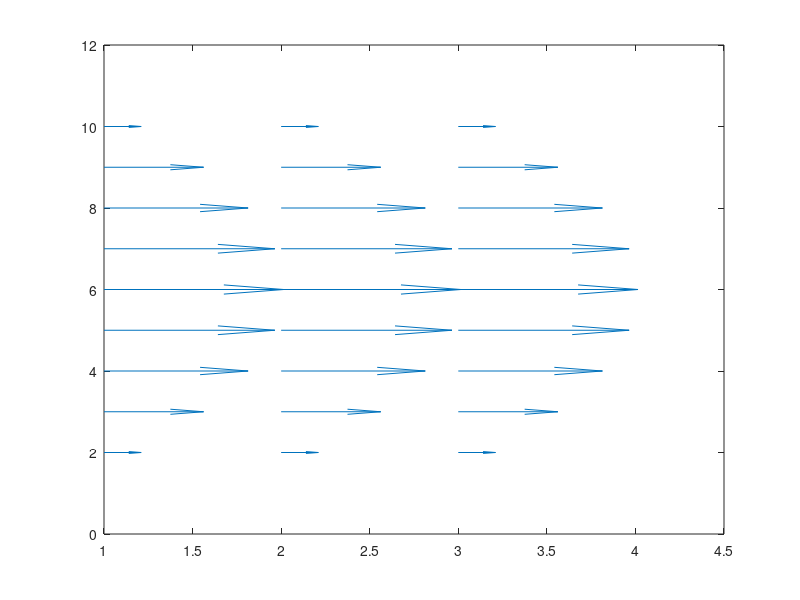
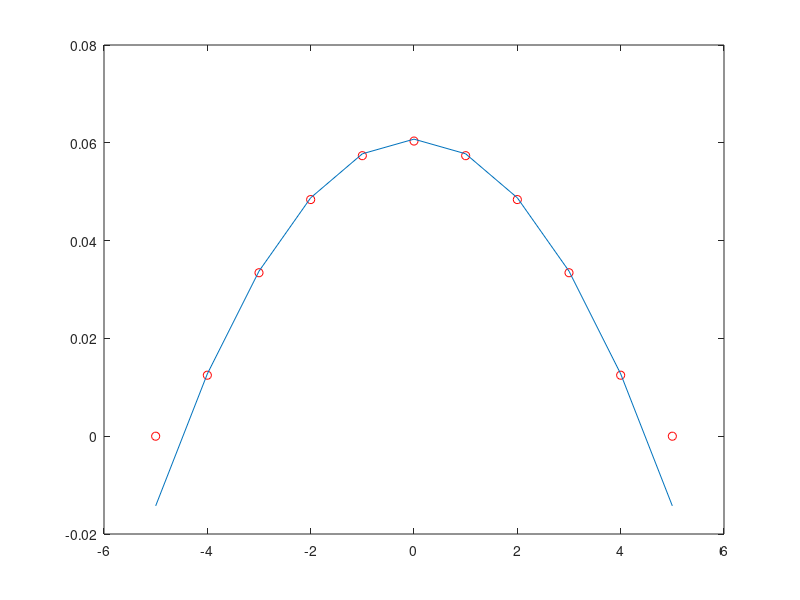

Reproduce these figures in MATLAB, in order.

close('all');clear('all')

display('initialize')

LY=11
LX=3
tau = 1
g=0.001

%set solid nodes at walls on top and bottom
is_solid_node=zeros(LY,LX);
for i=1:LX
    is_solid_node(1,i)=1;
    is_solid_node(LY,i)=1;
end

display('solid nodes')
is_solid_node

%define initial density and fs
rho=ones(LY,LX);

f(:,:,1) = (4./9. )*rho;
f(:,:,2) = (1./9. )*rho;
f(:,:,3) = (1./9. )*rho;
f(:,:,4) = (1./9. )*rho;
f(:,:,5) = (1./9. )*rho;
f(:,:,6) = (1./36.)*rho;
f(:,:,7) = (1./36.)*rho;
f(:,:,8) = (1./36.)*rho;
f(:,:,9) = (1./36.)*rho;

display('intitial f')

f;

%define lattice velocity vectors

ex(0+1)= 0; ey(0+1)= 0;
ex(1+1)= 1; ey(1+1)= 0;
ex(2+1)= 0; ey(2+1)= 1;
ex(3+1)=-1; ey(3+1)= 0;
ex(4+1)= 0; ey(4+1)=-1;
ex(5+1)= 1; ey(5+1)= 1;
ex(6+1)=-1; ey(6+1)= 1;
ex(7+1)=-1; ey(7+1)=-1;
ex(8+1)= 1; ey(8+1)=-1;


for ts=1:300 %Time loop
    
    ts
    
    % Computing macroscopic density, rho, and velocity, u=(ux,uy).
    for j=1:LY 
        
        for i=1:LX
            
            u_x(j,i) = 0.0;
            u_y(j,i) = 0.0;
            rho(j,i) = 0.0;
            
            if ~is_solid_node(j,i)
                
                for a=0:8
                    
                    rho(j,i) = rho(j,i) + f(j,i,a+1);
                                       
                    u_x(j,i) = u_x(j,i) + ex(a+1)*f(j,i,a+1);
                    u_y(j,i) = u_y(j,i) + ey(a+1)*f(j,i,a+1);
                    
                end
                
                u_x(j,i) = u_x(j,i)/rho(j,i);
                u_y(j,i) = u_y(j,i)/rho(j,i);
                
            end
            
            %add space matricies for plotting
            x(j,i)=i;
            y(j,i)=j;
            
        end
    end
    
       
    % Compute the equilibrium distribution function, feq.
    f1=3.;
    f2=9./2.;
    f3=3./2.;
    
    for j=1:LY
        
        for i=1:LX
            
            if ~is_solid_node(j,i)
                
                rt0 = (4./9. )*rho(j,i);
                rt1 = (1./9. )*rho(j,i);
                rt2 = (1./36.)*rho(j,i);
                ueqxij =  u_x(j,i)+tau*g; %add forcing
                ueqyij =  u_y(j,i);
                uxsq   =  ueqxij * ueqxij;%changes from book here! See Book's Errata.
                uysq   =  ueqyij * ueqyij;
                uxuy5  =  ueqxij +  ueqyij;
                uxuy6  = -ueqxij +  ueqyij;
                uxuy7  = -ueqxij + -ueqyij;
                uxuy8  =  ueqxij + -ueqyij;
                usq    =  uxsq + uysq;
                
                feq(j,i,0+1) = rt0*( 1.                              - f3*usq);
                feq(j,i,1+1) = rt1*( 1. + f1*ueqxij + f2*uxsq        - f3*usq);
                feq(j,i,2+1) = rt1*( 1. + f1*ueqyij + f2*uysq        - f3*usq);
                feq(j,i,3+1) = rt1*( 1. - f1*ueqxij + f2*uxsq         - f3*usq);
                feq(j,i,4+1) = rt1*( 1. - f1*ueqyij + f2*uysq         - f3*usq);
                feq(j,i,5+1) = rt2*( 1. + f1*uxuy5  + f2*uxuy5*uxuy5 - f3*usq);
                feq(j,i,6+1) = rt2*( 1. + f1*uxuy6  + f2*uxuy6*uxuy6 - f3*usq);
                feq(j,i,7+1) = rt2*( 1. + f1*uxuy7  + f2*uxuy7*uxuy7 - f3*usq);
                feq(j,i,8+1) = rt2*( 1. + f1*uxuy8  + f2*uxuy8*uxuy8 - f3*usq);
                
            end
        end
    end
        
    % Collision step.
    for j=1:LY
        for i=1:LX
            
            if is_solid_node(j,i)
                
                % Standard bounceback
                
                temp   = f(j,i,1+1); f(j,i,1+1) = f(j,i,3+1); f(j,i,3+1) = temp;
                temp   = f(j,i,2+1); f(j,i,2+1) = f(j,i,4+1); f(j,i,4+1) = temp;
                temp   = f(j,i,5+1); f(j,i,5+1) = f(j,i,7+1); f(j,i,7+1) = temp;
                temp   = f(j,i,6+1); f(j,i,6+1) = f(j,i,8+1); f(j,i,8+1) = temp;
                
            else  
                % Regular collision
                
                for a=1:9
                    
                    f(j,i,a) = f(j,i,a)-( f(j,i,a) - feq(j,i,a))/tau; %1st term rhs was f ?????
                    
                end  
                
            end
        end          
    end
        
    % Streaming step; subtle changes to periodicity here due to indexing
    for j=1:LY
        
        if j>1 
            jn = j-1;
        else
            jn = LY;
        end
        
        if j<LY
            jp = j+1;
        else 
            jp = 1;
        end
        
        for i=1:LX
                  
            if i>1
                in = i-1; 
            else 
                in = LX; 
            end
            if i<LX 
                ip = i+1; 
            else 
                ip = 1; 
            end
            
            ftemp(j,i,0+1)  = f(j,i,0+1);
            ftemp(j,ip,1+1) = f(j,i,1+1);
            ftemp(jp,i,2+1) = f(j,i,2+1);
            ftemp(j,in,3+1) = f(j,i,3+1);
            ftemp(jn,i ,4+1) = f(j,i,4+1);
            ftemp(jp,ip,5+1) = f(j,i,5+1);
            ftemp(jp,in,6+1) = f(j,i,6+1);
            ftemp(jn,in,7+1) = f(j,i,7+1);
            ftemp(jn,ip,8+1) = f(j,i,8+1);
            
        end
    end
    
    f(:,:,:)=ftemp(:,:,:);  
    
end %end time loop

figure
quiver(x,y,u_x,u_y)

width=LY-2

figure
%Model results as red circles
plot(y(:,1)-1.5-width/2,u_x(:,1),'ro') 

hold on

%Poiseuille velocity profile as blue line
nu=1/3*(tau-1/2)
plot(y(:,1)-1.5-width/2,g/(2*nu)*((width/2)^2-(y(:,1)-1.5-width/2).^2)) 
